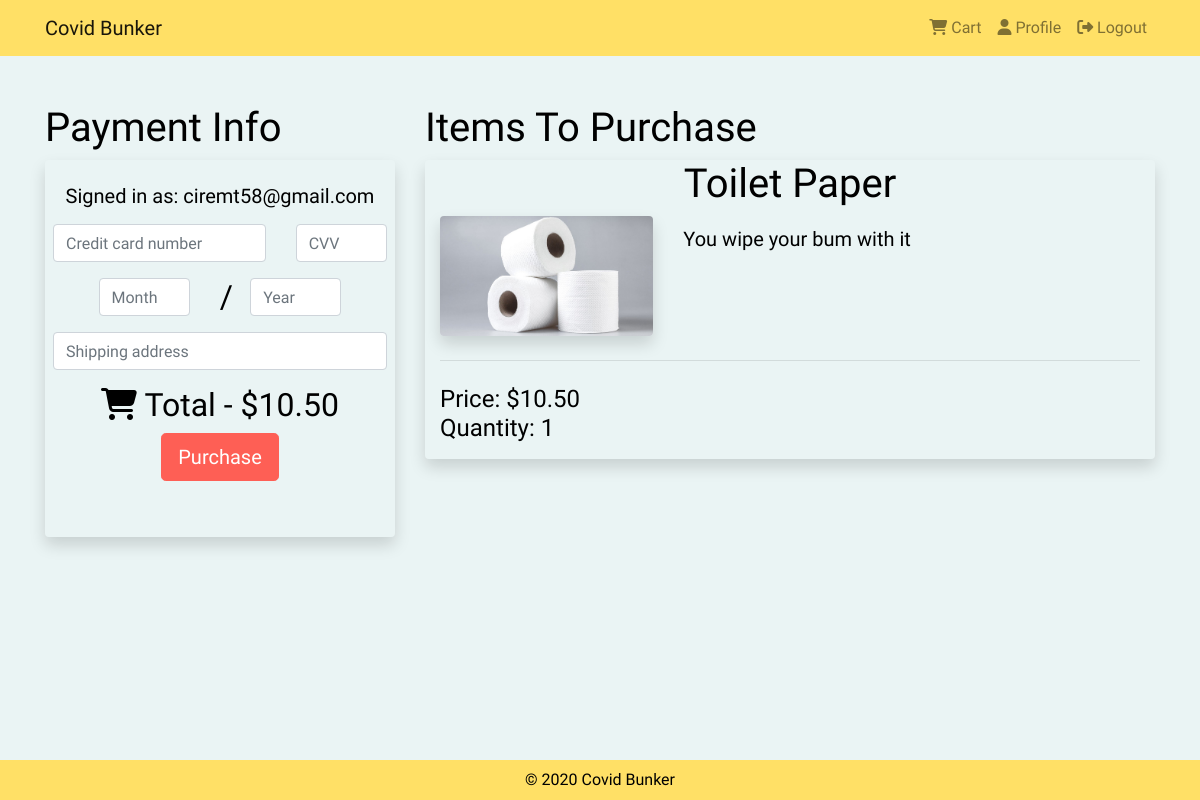
The app's page /checkout/4 (signed in), older data.
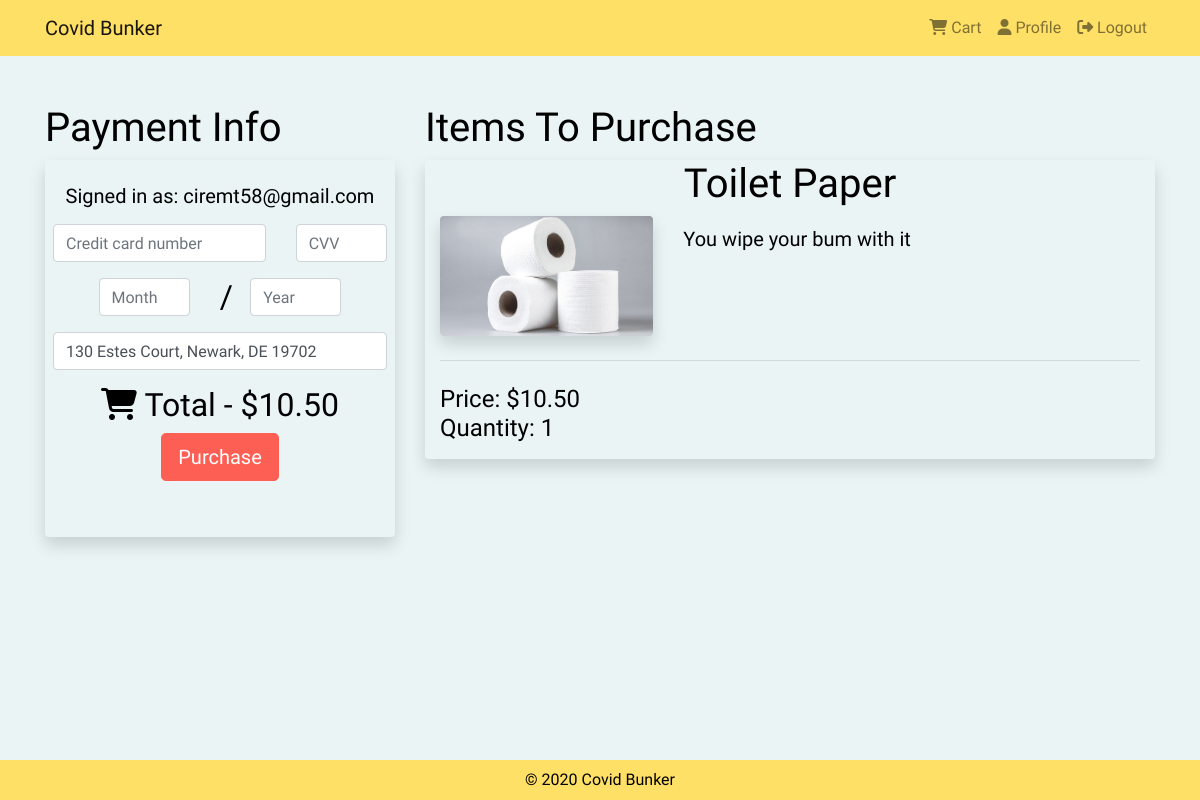
The same page, newer data.
### tables this page shows
CREATE TABLE "Users" (
	"UID"	TEXT NOT NULL,
	"isAdmin"	INTEGER NOT NULL,
	"Email"	TEXT NOT NULL,
	"Address"	TEXT NOT NULL,
	PRIMARY KEY("UID")
);

### server.py (the view)
@app.route("/checkout/", methods=['GET'])
@app.route("/checkout/<int:PID>", methods=['GET'])
@app.route("/checkout/<int:PID>/<int:quantity>", methods=['GET'])
def checkout(PID=0, quantity=1):
    if session['signed_in'] == False:
        return redirect(url_for("login_get"))
    address = get_db().cursor().execute("select address from Users where uid = ?", (session['uid'],)).fetchone()[0]
    products = []
    total_price = 0.0
    if (PID == 0):
        products = get_cart()
        for p in products:
            total_price += p['price'] * p['quantity']
    else:
        conn = get_db()
        c = conn.cursor()
        product = c.execute('''
        SELECT * FROM Products WHERE PID=?;
        ''', (PID, )).fetchone()
        if (product is None or product==""):
            products = "" # no product was found
        else:
            product = map_product_query_result(product)
            total_price += product['price'] * quantity
            print(product['price'], product['quantity'])
            product['quantity']=quantity
            products.append(product)
    session['itemsPurchased'] = products
    session['purchaseCost'] = total_price
    return render_template("checkout.html", products=products, total_price=total_price, address=address)

### server.py (called while the page is built)
def get_db():
    db = getattr(g, '_database', None)
    if db is None:
        db = g._database = sqlite3.connect(dbpath)
    return db

@app.teardown_appcontext
def close_connection(exception):
    db = getattr(g, '_database', None)
    if db is not None:
        db.close()

def map_product_query_result(product):
    return {'id':product[0], 'name':product[1], 'description':product[2], 'price':product[3], 'quantity':product[4], 'img':product[5], 'category':product[6]}

### templates/checkout.html (shortened to what this page needs)
{% extends "base.html" %}
{% block logged_in %}
    {% if session.signed_in %}
        {{ super() }}
    {% endif %}
{% endblock %}
{% block content %}
<br>
<div class="container">
    <div class="row">
        <div class="col-lg-4 col-md-12 text-left pt-4 font-sm">
            <h1> Payment Info</h1>
            <div class="rounded shadow text-center pt-4 px-2">
		    <h5>Signed in as: {{session.email}}</h5>
                <form action="/checkout/" method="POST">
                    <div class="row py-2">
                        <div class="col-8">
                            <input class="form-control" id="ccn" placeholder="Credit card number" aria-label="Credit card number" type="text" name="ccn" required>
                        </div>
                        <div class="col-4">
                            <input class="form-control" id="cvv" placeholder="CVV" aria-label="CVV" type="text" name="cvv" size="2" required>
                        </div>
                    </div>
                    <div class="row py-2 justify-content-center">
                        <div class="col-4">
                            <input class="form-control" id="exp-month" placeholder="Month" aria-label="Month" type="text" name="exp-mon" size="2" required>
                        </div>
                        <div class="col-1 text-center">
                            <h2>/</h2>
                        </div>
                        <div class="col-4">
                            <input class="form-control" id="exp-year" placeholder="Year" aria-label="Year" type="text" name="exp-year" size="2" required>
                        </div>
                    </div>
                    <div class="row">
                        <div class="col-12">
                        	{% if address %}
              				<input class="form-control" id="address" placeholder="Shipping address" aria-label="Shipping address" type="text" name="address" size="35" value="{{address}}" required>
              			{% else %}
                			<input class="form-control" id="address" placeholder="Shipping address" aria-label="Shipping address" type="text" name="address" size="35" required>
              			{% endif %}
                        </div>
                    </div>
                    <div class="container"  id="bottom-checkout-btns">
                        <div class="row pt-3 pb-5">
                            <div class="col-12 text-center">
                                <h2 id="cart-icon-checkout-page"><i class="fas fa-shopping-cart"></i> Total -  {{ "$%.2f"|format(total_price) }}</h2>
                            </div>
                            <div class="col-12 text-center">
                                <input type="submit" class="btn btn-lg btn-danger mb-2" name="sub" value="Purchase">
                            </div>
                        </div>
                    </div>
                </form>
            </div>
        </div>
        <div class="col-lg-8 col-md-12 text-left pt-4">
            <h1> Items To Purchase</h1>
            {% if products %}
            {% for product in products %}
            <div class="container rounded shadow mb-4" id="{{ product.id }}">
                <h1 class="display-5 text-center">{{product.name}}</h1>
                <div class="row">
                    <div class="col-md-4 col-6">
                        <img src="/static/img/{{product.img}}" alt="{{product.name}}" class="img-fluid rounded shadow">
                    </div>
                    <div class="col-md-8 col-6 pt-2">
                        <p class="lead">{{product.description}} </p>
                    </div>
                </div>
                <hr class="my-4">
                <div class="row align-items-center">
                    <div class="col-sm-4 mr-auto pb-2">
                        <h4>
                            Price: {{ "$%.2f"|format(product.price) }}<br>
                            Quantity: {{product.quantity}}
                        </h4>
                    </div>
                </div>
            </div>
            {% endfor %}
            {% endif %}
        </div>
    </div>
</div>
{% endblock %}

Row changes from the older to the newer data that the page shows:
changed Users "ciremt58@gmail.com": address (not shown) → "130 Estes Court, Newark, DE 19702"
